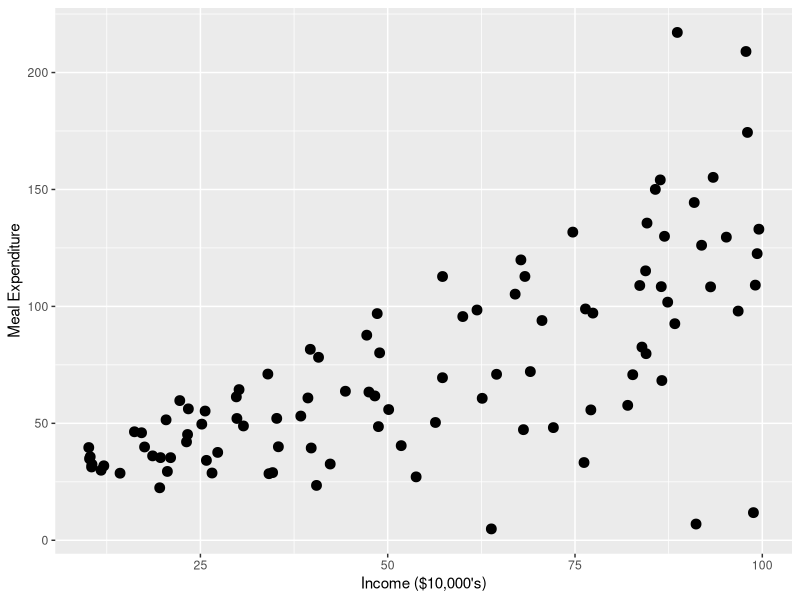

This figure's R source:
library(ggplot2)
inc <- runif(100, 10, 100)
food <- c()
for(i in 1:100) {
  food[i] <- abs(inc[i] + 20 + rnorm(1, 0, inc[i]/2))
}

df <- data.frame(x = inc, y = food)
ggplot(df) + 
  geom_point(aes(x = x, y = y), size = 3) +
  scale_x_continuous(name="Income ($10,000's)") + 
  scale_y_continuous(name="Meal Expenditure") 
